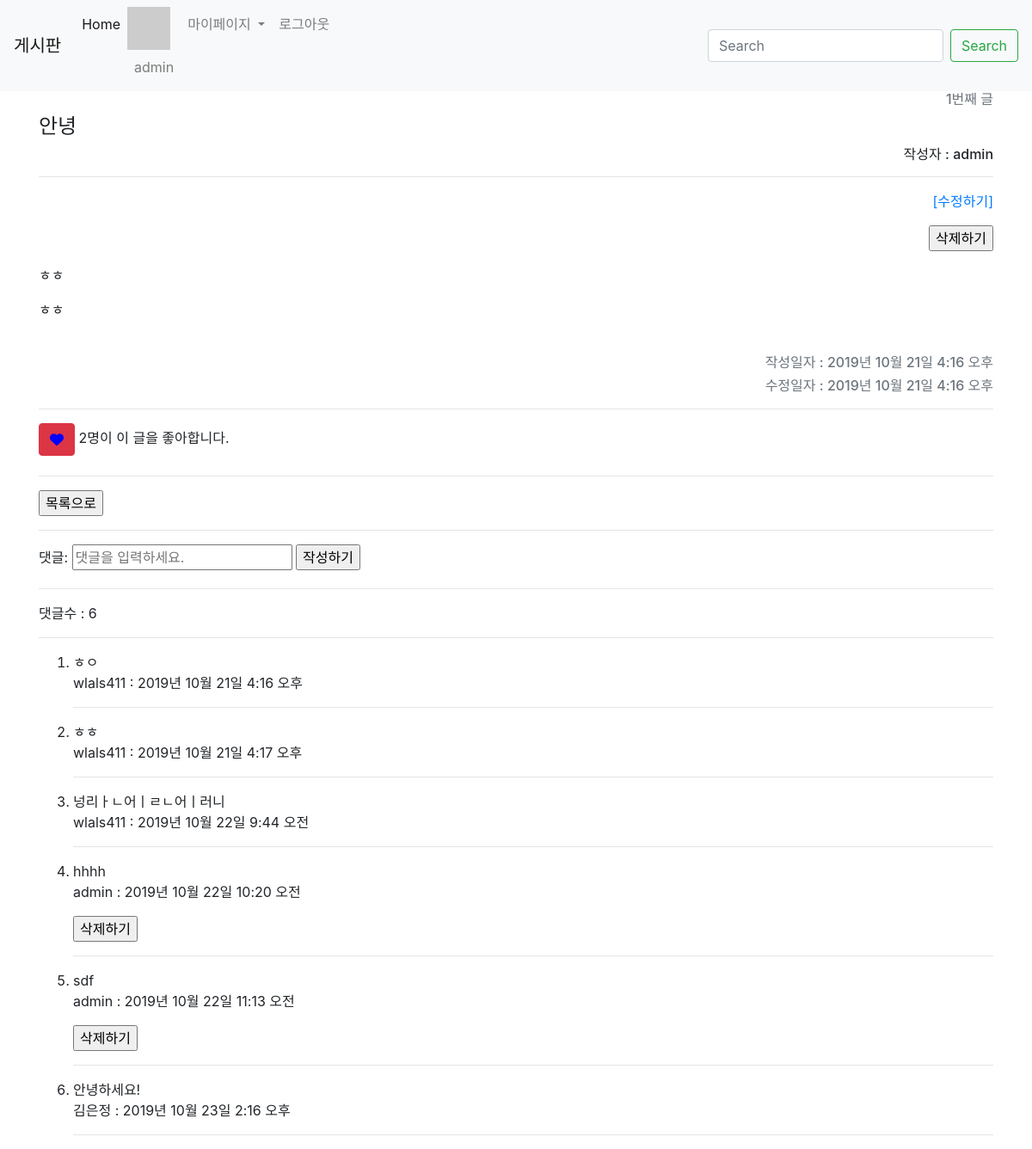
Page /articles/1/ (signed in) on the committed database.
### accounts/models.py (models this page shows)
class User(AbstractUser):
    followings = models.ManyToManyField(
        settings.AUTH_USER_MODEL, related_name='followers', blank=True)

### articles/models.py (models this page shows, shortened)
class Article(models.Model):
    title = models.CharField(max_length=10)
    content = models.TextField()
    image = models.ImageField(blank=True)
    image_thumbnail = ImageSpecField(
        processors=[ResizeToFit(300, 300)],
        format='JPEG',
        options={'quality': 80}
    )
    created_at = models.DateTimeField(auto_now_add=True)
    updated_at = models.DateTimeField(auto_now=True)
    user = models.ForeignKey(settings.AUTH_USER_MODEL, on_delete=models.CASCADE)    # 참조 : https://docs.djangoproject.com/en/2.2/topics/auth/customizing/
    like_users = models.ManyToManyField(settings.AUTH_USER_MODEL, related_name='like_articles', blank=True)
    hashtags = models.ManyToManyField(HashTag, blank=True)

class Comment(models.Model):
    content = models.CharField(max_length=140)
    created_at = models.DateTimeField(auto_now_add=True)
    article = models.ForeignKey(Article, on_delete=models.CASCADE)
    user = models.ForeignKey(settings.AUTH_USER_MODEL, on_delete=models.CASCADE)

### articles/views.py (the view)
# urls.py: path('<int:article_pk>/', views.detail, name='detail'),
def detail(request, article_pk):
    article = Article.objects.get(pk=article_pk)
    comments = article.comment_set.all()
    comment_form = CommentForm()
    context = {
        'article': article,
        'comments': comments,
        'comment_form': comment_form,
    }
    return render(request, 'articles/detail.html', context)

### articles/forms.py
class CommentForm(forms.ModelForm):
    content = forms.CharField(
        max_length=140,
        label='댓글',
        widget=forms.TextInput(
            attrs={
                'placeholder': '댓글을 입력하세요.'
            }
        )
    )
    class Meta:
        model = Comment
        exclude = ('article', 'user')

### articles/templatetags/gravatar.py (called while the page is built)
@register.filter
def makehash(user):
    email = user.email
    social_user = user.socialaccount_set.all().first() # 프로필이 없으면 오류 발생하므로 [0]이 아닌 .first()로 저장
    if social_user:
        return social_user.extra_data.get('properties').get('profile_image')
    return 'https://www.gravatar.com/avatar/' + hashlib.md5(email.strip().lower().encode('utf-8')).hexdigest() + "?d=mp"

### articles/templatetags/hashtag.py (called while the page is built)
@register.filter
def make_link(article):
    content = article.content + ' '
    hashtags = article.hashtags.all()
    for hashtag in hashtags:
        content = content.replace('#'+hashtag.content + ' ', f'<a href="/hashtags/{hashtag.pk}/">#{hashtag.content}</a> ')
    return content

### articles/templates/articles/detail.html (shortened to what this page needs)
{% extends 'articles/base.html' %}
{% block body %}
  <div><h6 class="text-right text-secondary">{{ article.id }}번째 글 </h6></div>
  <h4 style="display:inline-block;"> {{ article.title }}</h4>
  <h6 class="text-right">작성자 : {{ article.user }}</h6>
  <hr>
  {% if article.user == user %}
    <p  class="text-right">
      <a href="{% url 'articles:update' article.pk %}" class="text-right ml-auto">[수정하기]</a>
      {% if article.user == user %}
        <form action="{% url 'articles:delete' article.pk %}" class="text-right ml-auto" method="POST" onclick="return confirm('REALLY DELETE?')">
          <input type="submit" value="삭제하기" class="text-right ml-auto">
        </form>
      {% endif %}
    </p>
  {% endif %}
  <div><p>{{ article.content|linebreaksbr }}</p></div>
  {% load hashtag %}
  <p>{{article|make_link|safe}}</p>
  <br>
  <h6 class="text-right text-secondary ml-auto inline">작성일자 : {{ article.created_at }}</h6>
  <h6 class="text-right text-secondary">수정일자 : {{ article.updated_at }}</h6>
  <hr>
  <button class="btn btn-danger" id="like-btn" data-id="{{article.id}}">
    {% if user in article.like_users.all %}
      <i class="fas fa-heart animated infinite bounce delay-1s" style="color: blue;"></i>
    {% else %}
      <i class="far fa-heart animated"></i>
    {% endif %}
    </button>
  <p class='d-inline-block'><span id="like-count">   {{article.like_users.count}}</span>명이 이 글을 좋아합니다.</p>
  <hr>
  <form action="{% url 'articles:index' %}">
    <input type="submit" value="목록으로">
  </form>
  <hr>
    <form action="{% url 'articles:comment_create' article.pk %}" method="POST">
      {{ comment_form }}
      <input type="submit" value="작성하기">
    </form>
  <hr>
  <p>댓글수 : {{ comments.count }}</p>
  <hr>
  <ol>
    {% for comment in comments %}
      <li>{{comment.content}}</li>
      <p>{{ comment.user }} : {{comment.created_at}}</p>
      {% if comment.user == user %}
        <form action="{% url 'articles:comment_delete' article.pk comment.pk %}" method="POST" onclick="return confirm('REALLY DELETE?')">
          <input type="submit" value="삭제하기">
        </form>
      {% endif %}
      <hr>
      {% empty %}
      <p>댓글이 없습니다.</p>
    {% endfor %}
  </ol>
{% endblock %}

### articles/templates/_navbar.html (shortened to what this page needs)
<nav class="navbar navbar-expand-lg navbar-light bg-light">
    <a class="navbar-brand" href="{% url 'articles:index' %}">게시판</a>
    <div class="collapse navbar-collapse" id="navbarSupportedContent">
      <ul class="navbar-nav mr-auto">
        <li class="nav-item active">
          <a class="nav-link" href="{% url 'articles:index' %}">Home <span class="sr-only">(current)</span></a>
        </li>
        {% if user.is_authenticated %}
        <li class="nav-item">
          {% load gravatar %}
          <img src="{{ user|makehash }} " alt="" style="width: 50px; height: 50px;">
          <a class="nav-link" href="{% url 'accounts:profile' user.pk%}"> {{user.username}}</a>
        </li>
        <li class="nav-item dropdown">
          <a class="nav-link dropdown-toggle" href="#" id="navbarDropdown" role="button" data-toggle="dropdown" aria-haspopup="true" aria-expanded="false">
            마이페이지
          </a>
        </li>
        <li class="nav-item">
          <a class="nav-link" href="{% url 'accounts:logout' %}"> 로그아웃</a>
        </li>
        {% endif %}
      </ul>
      <form class="form-inline my-2 my-lg-0">
        <input class="form-control mr-sm-2" type="search" placeholder="Search" aria-label="Search">
        <button class="btn btn-outline-success my-2 my-sm-0" type="submit">Search</button>
      </form>
    </div>
  </nav>

### rows in the picture
User: username "admin"
Article: id "1", title "안녕", user "admin", content "ㅎㅎ", content+id "ㅎㅎ", created_at "2019년 10월 21일 4:16 오후", updated_at "2019년 10월 21일 4:16 오후", like_users.count "2", count "6"
Comment: content "ㅎㅇ", user "wlals411", created_at "2019년 10월 21일 4:16 오후"
Comment: content "ㅎㅎ", user "wlals411", created_at "2019년 10월 21일 4:17 오후"
Comment: content "넝리ㅏㄴ어ㅣㄹㄴ어ㅣ러니", user "wlals411", created_at "2019년 10월 22일 9:44 오전"
Comment: content "hhhh", user "admin", created_at "2019년 10월 22일 10:20 오전"
Comment: content "sdf", user "admin", created_at "2019년 10월 22일 11:13 오전"
Comment: content "안녕하세요!", user "김은정", created_at "2019년 10월 23일 2:16 오후"
